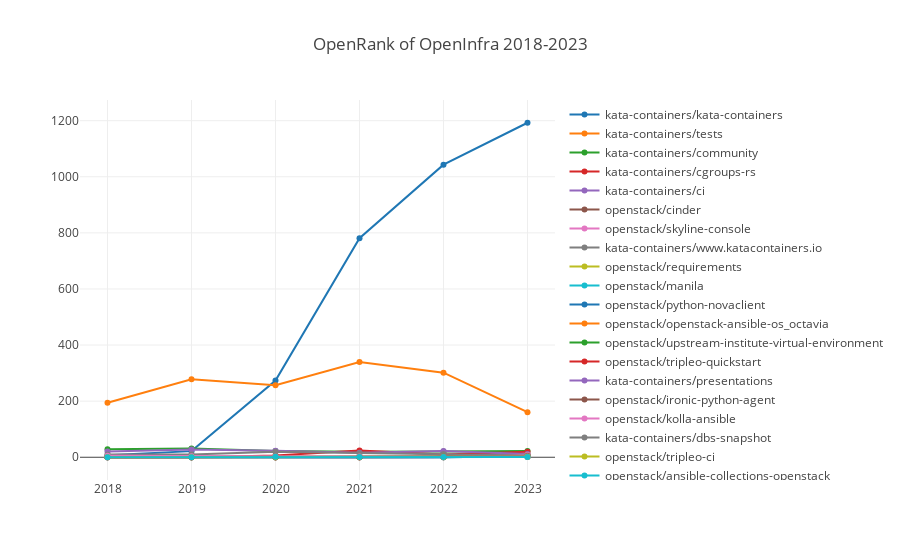

Source (notebook cell):
### Markdown cell above
### OpenInfra

### Code cell
processTechFieldData(':foundations/openinfra', 'OpenInfra');

### Figure 1 — Plotly figure (JSON) as saved in the notebook; plotly's stock layout.template omitted (floating-point values rounded to 4 significant figures)
{"data": [{"name": "kata-containers/kata-containers", "x": [2018, 2019, 2020, 2021, 2022, 2023], "y": [7.3, 21.77, 273.8, 781.0, 1043.0, 1193.0]}, {"name": "kata-containers/tests", "x": [2018, 2019, 2020, 2021, 2022, 2023], "y": [194.3, 277.7, 257.0, 339.2, 301.6, 160.6]}, {"name": "kata-containers/community", "x": [2018, 2019, 2020, 2021, 2022, 2023], "y": [28.53, 31.46, 22.72, 19.82, 20.57, 22.22]}, {"name": "kata-containers/cgroups-rs", "x": [2018, 2019, 2020, 2021, 2022, 2023], "y": [0, 0, 6.57, 24.1, 10.23, 19.34]}, {"name": "kata-containers/ci", "x": [2018, 2019, 2020, 2021, 2022, 2023], "y": [20.77, 27.19, 23.16, 16.28, 21.89, 11.56]}, {"name": "openstack/cinder", "x": [2018, 2019, 2020, 2021, 2022, 2023], "y": [2.99, 1.43, 0, 0.89, 1.53, 9.06]}, {"name": "openstack/skyline-console", "x": [2018, 2019, 2020, 2021, 2022, 2023], "y": [0, 0, 0, 0, 0.43, 8.82]}, {"name": "kata-containers/www.katacontainers.io", "x": [2018, 2019, 2020, 2021, 2022, 2023], "y": [10.11, 9.52, 19.97, 14.52, 11.68, 5.95]}, {"name": "openstack/requirements", "x": [2018, 2019, 2020, 2021, 2022, 2023], "y": [0.58, 0.43, 0.18, 1.3, 2.03, 4.65]}, {"name": "openstack/manila", "x": [2018, 2019, 2020, 2021, 2022, 2023], "y": [0, 0.29, 0.42, 0.42, 0, 3.59]}, {"name": "openstack/python-novaclient", "x": [2018, 2019, 2020, 2021, 2022, 2023], "y": [0, 0, 0, 0, 0.13, 3.57]}, {"name": "openstack/openstack-ansible-os_octavia", "x": [2018, 2019, 2020, 2021, 2022, 2023], "y": [0, 0, 0, 0, 1.45, 3.18]}, {"name": "openstack/upstream-institute-virtual-environment", "x": [2018, 2019, 2020, 2021, 2022, 2023], "y": [0.55, 0.65, 2.48, 2.16, 2.02, 2.76]}, {"name": "openstack/tripleo-quickstart", "x": [2018, 2019, 2020, 2021, 2022, 2023], "y": [0, 0.13, 0, 0.33, 0.52, 2.76]}, {"name": "kata-containers/presentations", "x": [2018, 2019, 2020, 2021, 2022, 2023], "y": [0, 0, 0, 0, 0, 2.24]}, {"name": "openstack/ironic-python-agent", "x": [2018, 2019, 2020, 2021, 2022, 2023], "y": [1.13, 0, 0, 0.17, 0.64, 1.9]}, {"name": "openstack/kolla-ansible", "x": [2018, 2019, 2020, 2021, 2022, 2023], "y": [5.2, 3.91, 2.82, 2.6, 0.75, 1.84]}, {"name": "kata-containers/dbs-snapshot", "x": [2018, 2019, 2020, 2021, 2022, 2023], "y": [0, 0, 0, 0, 0, 1.82]}, {"name": "openstack/tripleo-ci", "x": [2018, 2019, 2020, 2021, 2022, 2023], "y": [0, 0, 0, 0.17, 0.17, 1.39]}, {"name": "openstack/ansible-collections-openstack", "x": [2018, 2019, 2020, 2021, 2022, 2023], "y": [0, 0, 1.72, 0.99, 0.9, 1.26]}], "layout": {"autosize": true, "title": {"text": "OpenRank of OpenInfra 2018-2023"}, "xaxis": {"autorange": true, "range": [2018.0, 2023.0], "type": "linear"}, "yaxis": {"autorange": true, "range": [-98.42, 1291.0], "type": "linear"}}}
